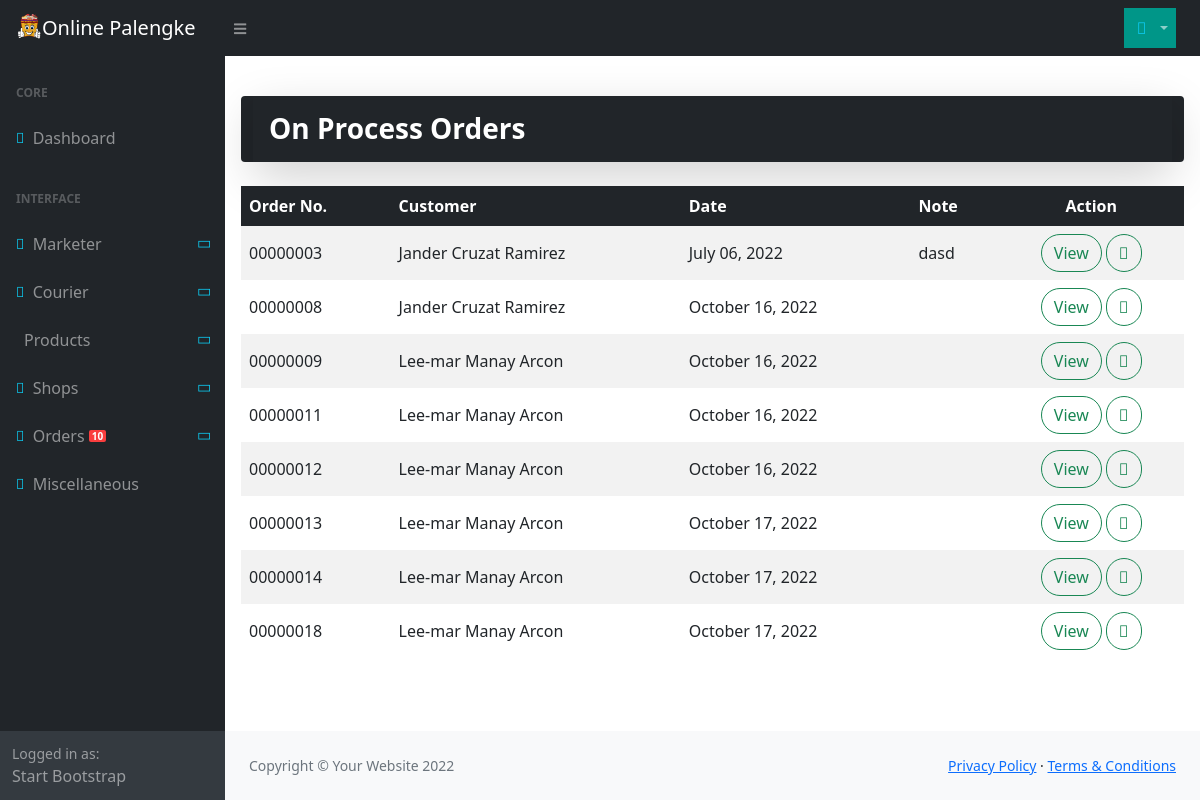
The page /Admin/OnProcess/ (signed in) on the database its author committed.
### tables this page shows
CREATE TABLE IF NOT EXISTS `tbl_transaction` (
  `trans_id` int NOT NULL AUTO_INCREMENT,
  `cust_id` int NOT NULL,
  `cour_id` int NOT NULL,
  `trans_date` varchar(20) NOT NULL,
  `pending` datetime NOT NULL,
  `process` datetime NOT NULL,
  `delivery` datetime NOT NULL,
  `delivered` datetime NOT NULL,
  `cancel` datetime NOT NULL,
  `trans_status` varchar(2) NOT NULL,
  `trans_note` text NOT NULL,
  `delivery_fee` decimal(10,2) NOT NULL,
  `rating` int NOT NULL,
  `review` varchar(500) NOT NULL,
  `marketer_id` int NOT NULL,
  PRIMARY KEY (`trans_id`)
);

CREATE TABLE IF NOT EXISTS `tbl_customer` (
  `cust_id` int NOT NULL AUTO_INCREMENT,
  `cust_fname` varchar(20) NOT NULL,
  `cust_mname` varchar(20) NOT NULL,
  `cust_lname` varchar(20) NOT NULL,
  `cust_sex` varchar(1) NOT NULL,
  `cust_birthdate` varchar(10) NOT NULL,
  `cust_email` varchar(35) DEFAULT NULL,
  `cust_username` varchar(20) DEFAULT NULL,
  `cust_password` varchar(255) DEFAULT NULL,
  `cust_cnum` varchar(11) NOT NULL,
  `cust_status` varchar(1) DEFAULT NULL,
  `cust_code` varchar(50) DEFAULT NULL,
  PRIMARY KEY (`cust_id`)
);

### app/controllers/Admin.php (called while the page is built, shortened)
<?php
class Admin extends Controller
{
    public function __construct()
    {
        $this->call->helper(['form', 'alert']);
        $this->call->model('M_admin');
        $this->call->model('upload');
    }
    public function OnProcess()
    {
        $data['transaction'] = $this->M_admin->notif_transaction();
        $data['order'] = $this->M_admin->onprocess();
        $data['courier'] = $this->M_admin->courier();
        $this->call->view('admin/onprocess', $data);
    }
}

### scheme/kernel/Router.php (called while the page is built, shortened)
<?php
class Router
{
	protected $uri_string = '';
	private $route = array();
	public function __construct() {
		$this->route = route_config();
	}
	public function remap_url($url, $route)
    {
        return $this->uri_string;
    }
	public function parse_url()
	{
		$this->uri_string = trim(str_replace($_SERVER['SCRIPT_NAME'], '', $_SERVER['PHP_SELF']), '/');
		$this->url = explode('/', $this->remap_url(filter_var($this->uri_string, FILTER_SANITIZE_URL), $this->route));
		return $this->url;
	}
	public function initiate()
	{
		$this->controller = config_item('default_controller');
		$this->method = config_item('default_method');
		$segments = $this->parse_url();
		if(isset($segments[0]) && !empty($segments[0]))
		{
			if($this->route['translate_uri_dashes'] == TRUE)
				$this->controller = str_replace('-', '_', ucfirst($segments[0]));
			else
				$this->controller = ucfirst($segments[0]);
		}
		if(isset($segments[1]) && !empty($segments[1]))
		{
			if($this->route['translate_uri_dashes'] == TRUE)
				$this->method = str_replace('-', '_', $segments[1]);
			else
				$this->method = $segments[1];
		}
		if(file_exists(APP_DIR . 'controllers/' . $this->controller . '.php'))
		{
			unset($segments[0]);
			if(method_exists($this->controller, $this->method))
				unset($segments[1]);
			else
				empty($this->route['404_override']) ? show_404() : show_404('', '', $this->route['404_override']);
			$this->params = $segments ? array_values($segments) : array();
			call_user_func_array([new $this->controller, $this->method], $this->params);
		} else {
			empty($this->route['404_override']) ? show_404() : show_404('', '', $this->route['404_override']);
		}
	}
}
?>

### scheme/kernel/LavaLust.php (called while the page is built, shortened)
<?php
require_once SYSTEM_DIR . 'kernel/Registry.php';
require_once SYSTEM_DIR . 'kernel/Routine.php';
$router =& load_class('router', 'kernel');
require_once SYSTEM_DIR . 'kernel/Controller.php';
function &lava_instance()
{
  return Controller::instance();
}
$router->initiate();
?>

### index.php (called while the page is built, shortened)
<?php
require_once(SYSTEM_DIR . 'kernel/LavaLust.php');
?>

### scheme/database/Database.php (called while the page is built, shortened)
<?php
class Database {
    private static $instance = NULL;
    private $db = NULL;
    private $dbprefix = NULL;
    private $table;
    private $columns;
    private $sql;
    private $bindValues;
    private $join = NULL;
    private $where;
    private $groupBy = NULL;
    private $operators = array('=', '!=', '<', '>', '<=', '>=', '<>');
    public function __construct($dbname = NULL)
    {
        if(is_null($dbname)) {
            $database_config = database_config()['main'];
        } else {
            if(isset(database_config()[$dbname])) {
                $database_config = database_config()[$dbname];
            } else {
                throw new PDOException('No active configuration for this database.');
            }
        }
        $this->dbprefix = $database_config['dbprefix'];
        $this->driver = $database_config['driver'];
        $this->charset = $database_config['charset'];
        $this->dbost = $database_config['hostname'];
        $this->port = $database_config['port'];
        $this->dbname = $database_config['database'];
        $this->dbuser = $database_config['username'];
        $this->dbpass = $database_config['password'];
        $this->dsn = ''.$this->driver.':host=' . $this->dbost . ';dbname=' . $this->dbname . ';charset=' . $this->charset . ';port=' . $this->port;
        $options = array(
            PDO::ATTR_ERRMODE            => PDO::ERRMODE_EXCEPTION,
            PDO::ATTR_DEFAULT_FETCH_MODE => PDO::FETCH_ASSOC,
            PDO::ATTR_EMULATE_PREPARES   => false,
        );
        try {
            $this->db = new PDO($this->dsn, $this->dbuser, $this->dbpass, $options);
        } catch (Exception $e) {
            throw new PDOException($e->getMessage());
        }
    }
    public static function instance($dbname)
    {
        self::$instance = new Database($dbname);
        return self::$instance;
    }
    private function resetQuery()
    {
        $this->table = NULL;
        $this->columns = NULL;
        $this->sql = NULL;
        $this->bindValues = array();
        $this->limit = NULL;
        $this->orderBy = NULL;
        $this->groupBy = NULL;
        $this->having = NULL;
        $this->where = NULL;
        $this->join = NULL;
    }
    public function table($table_name)
    {
        $this->table = $this->dbprefix.$table_name;
        return $this;
    }
    public function select($columns)
    {
        $columns = explode(',', $columns);
        foreach ($columns as $key => $column) {
            $columns[$key] = trim($column);
        }
        $columns = implode(', ', $columns);
        $this->columns = "{$columns}";
        return $this;
    }
    public function _sql_function($column, $alias = null, $type = 'MAX')
    {
        $function = $type . '(' . $column . ')' . (! is_null($alias) ? ' AS ' . $alias : '');
        $this->columns = ( is_null($this->columns) ? $function : $this->columns . ', ' . $function);
        return $this;
    }
    public function select_sum($column, $alias = null)
    {
        return $this->_sql_function($column, $alias, $type = 'SUM');
    }
    public function join($table_name, $cond, $type = '')
    {
        $this->join = (is_null($this->join))
            ? ' ' . $type . 'JOIN' . ' ' . $this->dbprefix.$table_name . ' ON ' . $cond
            : $this->join . ' ' . $type . 'JOIN' . ' ' . $this->dbprefix.$table_name . ' ON ' . $cond;
        return $this;
    }
    public function left_join($table_name, $cond)
    {
        return $this;
    }
    public function where($where, $op = null, $val = null, $type = '', $andOr = 'AND')
    {
        if (is_array($where) && ! empty($where)) {
            $_where = [];
            foreach ($where as $column => $data) {
                $_where[] = $type . $column . ' = ?';
                $this->bindValues[] = $data;
            }
            $where = implode(' ' . $andOr . ' ', $_where);
        } else {
            if (is_array($op)) {
                $params = explode('?', $where);
                $_where = '';
                foreach ($params as $key => $value) {
                    if (! empty($value)) {
                        $_where .= $type . $value . (isset($op[$key]) ? ' ? ' : '');
                        $this->bindValues[] = $op[$key];
                    }
                }
                $where = $_where;
            } elseif (! in_array($op, $this->operators) || $op == false) {
                $where = $type . $where . ' = ?';
                $this->bindValues[] = $op;
            } else {
                $where = $type . $where . ' ' . $op . ' ?';
                $this->bindValues[] = $val;
            }
        }
        $this->where = (is_null($this->where))
            ? ' WHERE ' . $where
            : $this->where . ' ' . $andOr . ' ' . $where;
        return $this;
    }
     public function group_by($groupBy)
    {
        $this->groupBy = ' GROUP BY ';
        $this->groupBy .= (is_array($groupBy))
            ? implode(', ', $groupBy)
            : $groupBy;
        return $this;
    }
    private function buildQuery()
    {
        if ( $this->columns !== NULL ) {
            $select = $this->columns;
        }else{
            $select = "*";
        }
        $this->sql = "SELECT $select FROM {$this->table}";
        if ($this->join !== NULL) {
            $this->sql .= $this->join;
        }
        if ($this->where !== NULL) {
            $this->sql .= $this->where;
        }
        if ($this->groupBy !== NULL) {
            $this->sql .= $this->groupBy;
        }
    }
    public function get_all()
    {
        $this->getSQL = $this->sql;
        try {
            $stmt = $this->db->prepare($this->sql);
            $stmt->execute($this->bindValues);
            return $stmt->fetchAll();
        } catch(Exception $e) {
            throw new PDOException($e->getMessage().'<br>SQL STATEMENT: '.html_escape($this->getSQL));
        }
    }
    public function __destruct()
    {
        $this->db = null;
    }
}

### app/config/database.php (called while the page is built, shortened)
<?php
$database['main'] = array(
    'driver'	=> 'mysql',
    'hostname'	=> 'localhost',
    'port'		=> '3306',
    'username'	=> 'root',
    'password'	=> '',
    'database'	=> 'onlinepalengke_db',
    'charset'	=> 'utf8',
    'dbprefix'	=> '',
);
?>

### scheme/kernel/Routine.php (called while the page is built, shortened)
<?php
if ( ! function_exists('load_class'))
{
	function &load_class($class, $directory = '', $params = NULL, $object_name = NULL)
	{
		$LAVA = Registry::instance();
		$class_name = ucfirst(strtolower($class));
		$object_name = !is_null($object_name) ? strtolower($object_name) : strtolower($class_name);
		if($LAVA->get_object($object_name) != NULL)
		{
			$object = $LAVA->get_object($object_name);
			return $object;
		}
		$LAVA->store_object($object_name, isset($params) ? new $class($params) : new $class());
		$object = $LAVA->get_object($object_name);
		return $object;
	}
}
if ( ! function_exists('database_config'))
{
	function &database_config()
	{
		static $database;
		if ( file_exists(APP_DIR . 'config/database.php') )
		{
			require_once APP_DIR . 'config/database.php';
			if ( isset($database)  OR is_array($database) )
			{
				foreach( $database as $key => $val )
				{
					$database[$key] = $val;
				}
				return $database;
			}
		} else
			show_404('404 Not Found', 'The configuration file does not exist');
	}
}

### app/models/M_admin.php (called while the page is built, shortened)
<?php
class M_admin extends Model
{
   public function onprocess()
   {
      return $this->db->table('tbl_transaction as t')->select('t.*,cu.*')->select_sum('(c.quantity*p.prod_price)', 'total')->left_join('tbl_cart as c', 't.trans_id=c.trans_id')->left_join('tbl_customer as cu', 't.cust_id=cu.cust_id')->left_join('tbl_product as p', 'c.prod_id=p.prod_id')->group_by('t.trans_id')->where(array('t.trans_status' => 'OP'))->get_all();
   }
}

### scheme/kernel/Model.php (called while the page is built, shortened)
<?php
class Model {
    public function __get($key)
    {
        return lava_instance()->$key;
    }
}

### scheme/kernel/Registry.php (called while the page is built, shortened)
<?php
class Registry
{
	private $_classes = array();
	private static $_instance;
    public static function instance()
    {
    	if(!isset(self::$_instance))
        {
            self::$_instance = new self();
        }
        return self::$_instance;
    }
    protected function get($key)
    {
        if(isset($this->_classes[$key]))
        {
            return $this->_classes[$key];
        }
        return NULL;
    }
    protected function set($key, $object)
    {
        $this->_classes[$key] = $object;
    }
    static function get_object($key)
    {
		return self::instance()->get($key);
	}
}

### app/views/admin/onprocess.php (the view, shortened to what this page needs)
<!DOCTYPE html>
<html lang="en">
<head>
    <link rel="stylesheet" href="<?php echo BASE_URL . PUBLIC_DIR; ?>/css/admin/styles.css">
    <link rel="stylesheet" href="https://pro.fontawesome.com/releases/v5.10.0/css/all.css">
</head>
<body>
    <?php include 'nav-bar.php' ?>
    <div class="container-fluid mt-4">
        <div class="row p-3 py-3">
            <div class="bg-dark rounded mb-4">
                <h3 class="fw-bolder text-white mb-0 p-3 shadow-lg">On Process Orders</h3>
            </div>
            <table class="table table-borderless m-0 align-middle table-striped">
                <thead>
                    <tr class="bg-dark text-white">
                        <th>Order No.</th>
                        <th>Customer</th>
                        <th>Date</th>
                        <th>Note</th>
                        <th class="text-center">Action</th>
                    </tr>
                </thead>
                <tbody>
                    <tr>
                        <?php
                        foreach ($order as $ord) {
                        ?>
                            <td><?= str_pad($ord['trans_id'], 8, "0", STR_PAD_LEFT); ?></td>
                            <td><?= $ord['cust_fname']; ?> <?= $ord['cust_mname']; ?> <?= $ord['cust_lname']; ?></td>
                            <td><?= date_format(date_create($ord['trans_date']), 'F d, Y'); ?></td>
                            <td><?= $ord['trans_note']; ?></td>
                            <td class="text-center">
                                <button onclick="viewOrder(<?= $ord['trans_id']; ?>);" class="btn btn-outline-success rounded-pill" id="<?= $ord['trans_id']; ?>"> View </button>
                                <a href="<?= site_url('marketer/message/' . $ord['trans_id']) ?>"><button class="btn btn-outline-success rounded-pill"><i class="fad fa-envelope"></i></button></a>
                            </td>
                    </tr>
                <?php } ?>
                </tbody>
            </table>
        </div>
    </div>
    <?php include 'footer.php' ?>
</body>
</html>

### rows shown on the page
tbl_transaction: trans_id "00000003", cust.cust_fname "Jander", cust.cust_mname "Cruzat", cust.cust_lname "Ramirez", trans_date "July 06, 2022", trans_note "dasd"
tbl_transaction: trans_id "00000008", cust.cust_fname "Jander", cust.cust_mname "Cruzat", cust.cust_lname "Ramirez", trans_date "October 16, 2022"
tbl_transaction: trans_id "00000009", cust.cust_fname "Lee-mar", cust.cust_mname "Manay", cust.cust_lname "Arcon", trans_date "October 16, 2022"
tbl_transaction: trans_id "00000011", cust.cust_fname "Lee-mar", cust.cust_mname "Manay", cust.cust_lname "Arcon", trans_date "October 16, 2022"
tbl_transaction: trans_id "00000012", cust.cust_fname "Lee-mar", cust.cust_mname "Manay", cust.cust_lname "Arcon", trans_date "October 16, 2022"
tbl_transaction: trans_id "00000013", cust.cust_fname "Lee-mar", cust.cust_mname "Manay", cust.cust_lname "Arcon", trans_date "October 17, 2022"
tbl_transaction: trans_id "00000014", cust.cust_fname "Lee-mar", cust.cust_mname "Manay", cust.cust_lname "Arcon", trans_date "October 17, 2022"
tbl_transaction: trans_id "00000018", cust.cust_fname "Lee-mar", cust.cust_mname "Manay", cust.cust_lname "Arcon", trans_date "October 17, 2022"
